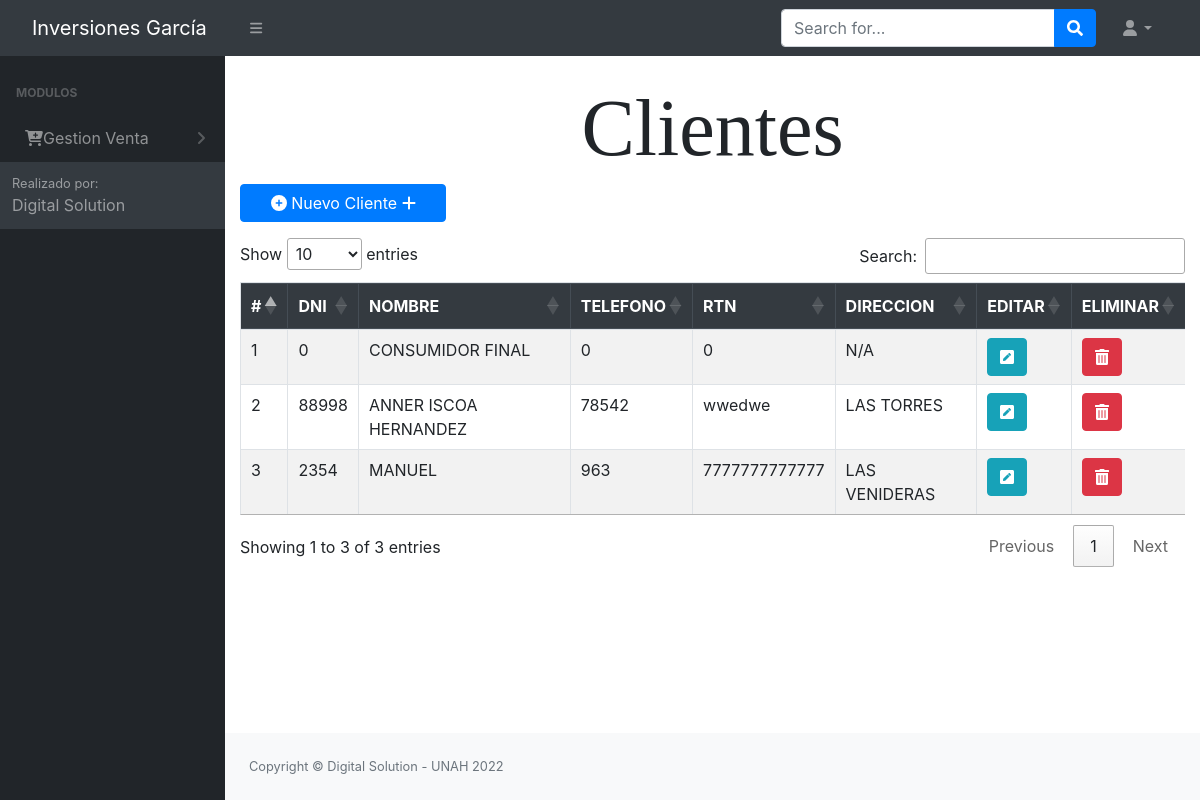
The app's page /src/vista_cliente.php (signed in) with its own data.
### tables this page shows
CREATE TABLE `tbl_permisos` (
  `id_permiso` int(11) NOT NULL AUTO_INCREMENT,
  `id_rol` int(11) NOT NULL,
  `permiso_insercion` int(11) NOT NULL,
  `permiso_eliminacion` int(11) NOT NULL,
  `permiso_modificar` int(11) NOT NULL,
  `permiso_consultar` int(11) NOT NULL,
  `id_objeto` int(11) NOT NULL,
  `pdf` int(11) NOT NULL,
  PRIMARY KEY (`id_permiso`),
  KEY `id_objeto` (`id_objeto`),
  KEY `id_rol` (`id_rol`)
);

CREATE TABLE `tbl_modulos` (
  `id_objeto` int(11) NOT NULL AUTO_INCREMENT,
  `Objeto` varchar(100) NOT NULL,
  `descripcion_objeto` varchar(30) NOT NULL,
  `id_padre` int(11) NOT NULL,
  `URL` varchar(100) NOT NULL,
  PRIMARY KEY (`id_objeto`)
);

CREATE TABLE `tbl_cliente` (
  `idcliente` int(11) NOT NULL AUTO_INCREMENT,
  `DNI` varchar(18) NOT NULL,
  `nombre` varchar(100) NOT NULL,
  `telefono` varchar(15) NOT NULL,
  `RTN` varchar(14) DEFAULT NULL,
  `direccion` varchar(200) NOT NULL,
  `usuario_id` int(11) NOT NULL,
  PRIMARY KEY (`idcliente`),
  KEY `usuario_id` (`usuario_id`)
);

### controladores/controlador_cliente.php (called while the page is built, shortened)
<?php
    require_once '../modelos/modelo_cliente.php';
    function ListarCliente(){
        $modeloCliente = new Cliente();
        $resultado = $modeloCliente->ListarCliente();
        return $resultado;
    }
?>

### config/conex.php (called while the page is built, shortened)
<?php
     function getConexion()
    {
        $db = new PDO('mysql:host=localhost:3306;dbname=bd_inversiones_garcia', 'root', '');
        return $db;
    }
?>

### modelos/modelo_cliente.php (called while the page is built, shortened)
<?php
    class Cliente{
        private $db;
        private $clientes;
    public function __construct(){
        $this->clientes = array();
    }
    private function setNames(){
        return $this->db->query("SET NAMES 'utf8'");
    }
    public function ListarCliente(){
        $this->db = getConexion();
        $this->setNames();
        $sql = "select * from tbl_cliente";
        $resultado = $this->db->query($sql);
        while ($filas = $resultado->fetch(PDO::FETCH_ASSOC)){
            $this->clientes[] = $filas;
        }
        return $this->clientes;
        $this->db=null;
    }
}

### src/vista_cliente.php (the view, shortened to what this page needs)
<?php include_once "../Login/header.php";
include_once '../controladores/controlador_cliente.php';
$id = $_SESSION['rol'];
$sql = mysqli_query($conn, "SELECT * FROM tbl_permisos where ID_OBJETO = 2 and ID_ROL = '$id'");
$row = mysqli_fetch_array($sql);
$insertar = $row['permiso_insercion'];
$modificar = $row['permiso_modificar'];
$eliminar = $row['permiso_eliminacion'];
?>
<h1 class=" text-center" id="letra"> Clientes </h1>
<div class="container-fluid">
    <div class="page-title">
        <div class="title_right">
            <div class="col-md-3 col-sm-3 form-group row pull-right top_search">
            <?php if ($insertar == 1) { ?>
                <button onclick="window.location.href='nuevo_cliente.php';" class="btn btn-primary"><i class="fa-solid fa-circle-plus"></i> Nuevo Cliente <i class="fa fa-plus"></i></button>
                <?php } ?>
            </div>
        </div>
    </div>
    <div class="row">
        <div class="col-lg-12">
            <div class="table-responsive">
                <table class="table table-striped table-bordered" id="table">
                    <thead class="thead-dark">
                        <tr>
                            <th>#</th>
                            <th>DNI</th>
                            <th>NOMBRE</th>
                            <th>TELEFONO</th>
                            <th>RTN</th>
                            <th>DIRECCION</th>
                            <?php if ($modificar == 1) { ?>
                            <th>EDITAR</th>
                            <?php } ?>
                            <?php if ($eliminar == 1) { ?>
                            <th>ELIMINAR</th>
                            <?php } ?>
                        </tr>
                    </thead>
                    <tbody>
                        <?php
                            $resultado = ListarCliente();
                            global $modificar;
                            global $eliminar;
                             $ii = 0;
                            foreach ($resultado as $registro){
                              $ii = $ii + 1;
                              echo "<tr>";
                              echo "<td>" . $ii . "</td>";
                              echo "<td>" . $registro['DNI'] . "</td>";
                              echo "<td>" . $registro['nombre'] . "</td>";
                              echo "<td>" . $registro['telefono'] . "</td>";
                              echo "<td>" . $registro['RTN'] . "</td>";
                              echo "<td>" . $registro['direccion'] . "</td>";
                              if ($modificar == 1){
                              echo "<th><a href=../src/modificar_cliente.php?id=" . $registro['idcliente'] . " class='btn btn-round btn-info'><i class='fas fa-pen-square' style='color: white'></i></a></th>";
                              }
                              if ($eliminar == 1) {
                                echo "<th><button class ='btn btn-round btn-danger' onclick='eliminar(".$registro['idcliente'].")'> <i class='fas fa-trash-alt'></i></a></th>";
                                }
                                echo "</tr>";
                              }
                        ?>
                    </tbody>
                </table>
            </div>
        </div>
    </div>
</div>
<?php include_once "../Login/footer.php"; ?>

### Login/header.php (shortened to what this page needs)
<?php
include '../config/conn.php';
?>
<!DOCTYPE html>
<html lang="en">
    <head>
        <link href="https://cdn.jsdelivr.net/npm/simple-datatables@latest/dist/style.css" rel="stylesheet" />
        <link href="../dist/css/styles.css" rel="stylesheet" />
        <link rel="stylesheet" href="../Login/vendors/x/dist/notiflix-3.2.5.min.css" />
        <link rel="stylesheet" href="https://cdnjs.cloudflare.com/ajax/libs/twitter-bootstrap/4.1.3/css/bootstrap.css">
        <link rel="stylesheet" href="https://cdn.datatables.net/1.10.20/css/dataTables.bootstrap4.min.css">
        <link rel="stylesheet" type="text/css" href="assets/css/main.css">
        <link rel="stylesheet" type="text/css" href="assets/css/style.css">
        <link href="https://cdn.jsdelivr.net/npm/bootstrap@5.1.3/dist/css/bootstrap.min.css" rel="stylesheet">
        <link href="../dist/css/contenedor.css" rel="stylesheet" />
        <link href="../Login/vendors/bootstrap/dist/css/bootstrap.min.css" rel="stylesheet">
        <link rel="stylesheet" href="../Login/vendors/notiflix/dist/notiflix-3.2.5.min.css" />
        <link rel="stylesheet" href="https://cdnjs.cloudflare.com/ajax/libs/font-awesome/5.7.2/css/all.min.css" />
        <link rel="stylesheet" href="https://cdnjs.cloudflare.com/ajax/libs/simple-line-icons/2.4.1/css/simple-line-icons.css" />
        <link rel="stylesheet" href="https://cdn.datatables.net/1.10.19/css/jquery.dataTables.min.css" />
        <link rel="stylesheet" href="https://cdn.datatables.net/buttons/1.5.6/css/buttons.dataTables.min.css" />
    </head>
    <body class="sb-nav-fixed">
        <nav class="sb-topnav navbar navbar-expand navbar-dark bg-dark">
            <a class="navbar-brand ps-3" id="titulo_menu" href="../dist/home.php">  Inversiones García  </a>
            <button class="btn btn-link btn-sm order-1 order-lg-0 me-4 me-lg-0" id="sidebarToggle" href="#!"><i class="fas fa-bars"></i></button>
            <form class="d-none d-md-inline-block form-inline ms-auto me-0 me-md-3 my-2 my-md-0">
                <div class="input-group">
                    <input class="form-control" type="text" placeholder="Search for..." aria-label="Search for..." aria-describedby="btnNavbarSearch" />
                    <button class="btn btn-primary" id="btnNavbarSearch" type="button"><i class="fas fa-search"></i></button>
                </div>
            </form>
            <ul class="navbar-nav ms-auto ms-md-0 me-3 me-lg-4">
                <li class="nav-item dropdown">
                    <a class="nav-link dropdown-toggle" id="navbarDropdown" href="#" role="button" data-bs-toggle="dropdown" aria-expanded="false"><i class="fas fa-user fa-fw"></i></a>
                </li>
            </ul>
        </nav>
        <div id="layoutSidenav">
            <div id="layoutSidenav_nav">
                <nav class="sb-sidenav accordion sb-sidenav-dark" id="sidenavAccordion">
                    <div class="sb-sidenav-menu">
                        <div class="nav">
                            <div class="sb-sidenav-menu-heading">Modulos</div>
                            <?php
                            $rol = $_SESSION['rol'];
                            $result = mysqli_query($conn, "select * from tbl_modulos tm inner join tbl_permisos tp ON tm.ID_OBJETO = tp.ID_OBJETO where tm.ID_PADRE = 0 and tp.permiso_consultar = 1 and tp.ID_ROL = '$rol'"); ?>
                            <?php foreach ($result as $i) : ?>
                                <a class="nav-link collapsed" href="#" data-bs-toggle="collapse" data-bs-target="#pagesCollapsePersonas<?= $i['id_objeto'] ?>" aria-expanded="false" aria-controls="pagesCollapseError">
                                    &nbsp;&nbsp;<?= $i['Objeto'] ?>
                                    <div class="sb-sidenav-collapse-arrow"><i class="fas fa-angle-down"></i></div>
                                </a>
                            <?php endforeach; ?>
                    </div>
                    <div class="sb-sidenav-footer">
                        <div class="small">Realizado por:</div>
                        Digital Solution
                    </div>
                </nav>
            </div>
            <div id="layoutSidenav_content"> <br>

### src/assets/css/style.css (style rules this page uses)
.row { display: -webkit-box; display: -ms-flexbox; display: flex; -ms-flex-wrap: wrap; flex-wrap: wrap; margin-right: -5px; margin-left: -5px; }

### src/vista_cliente.php (style rules this page uses)
h1 { font-family: Vladimir Script; font-size: 80px; }

### records on screen
tbl_permisos: id_objeto.Objeto "Gestion Venta"
tbl_cliente: DNI "0", nombre "CONSUMIDOR FINAL", telefono "0", RTN "0", direccion "N/A"
tbl_cliente: DNI "88998", nombre "ANNER ISCOA HERNANDEZ", telefono "78542", RTN "wwedwe", direccion "LAS TORRES"
tbl_cliente: DNI "2354", nombre "MANUEL", telefono "963", RTN "7777777777777", direccion "LAS VENIDERAS"
